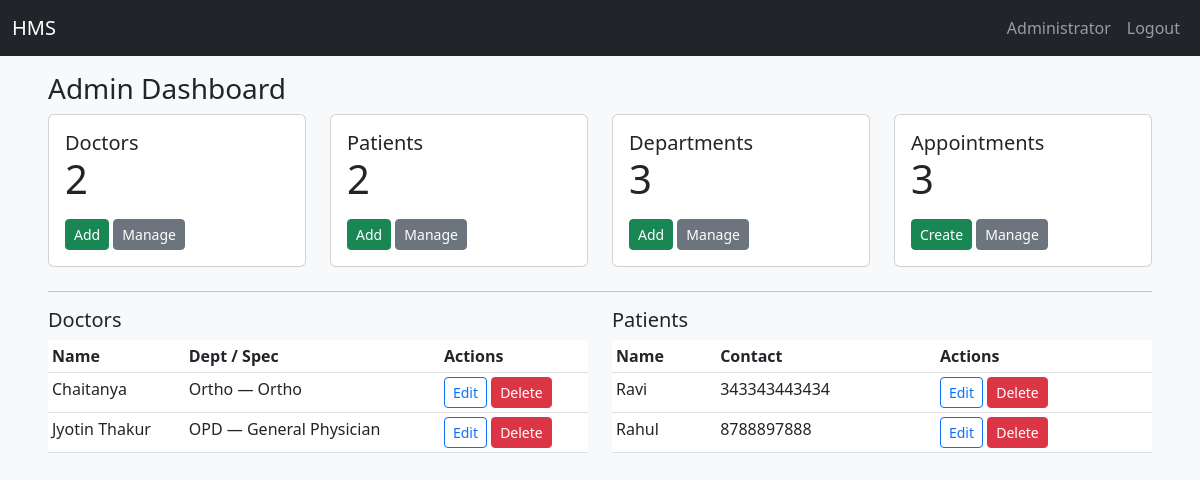
The page /admin (signed in) on the database its author committed.
### app/models.py (models this page shows, shortened)
class User(UserMixin, db.Model):
    id = db.Column(db.Integer, primary_key=True)
    email = db.Column(db.String(120), unique=True, nullable=False)
    name = db.Column(db.String(120), nullable=False)
    password_hash = db.Column(db.String(128), nullable=False)
    role = db.Column(db.String(20), nullable=False)
    active = db.Column(db.Boolean, default=True)
    reason= db.Column(db.String(255))
    created_at = db.Column(db.DateTime, default=func.now())
    doctor = db.relationship('DoctorProfile', backref='user', uselist=False)
    patient = db.relationship('PatientProfile', backref='user', uselist=False)

class DoctorProfile(db.Model):
    id = db.Column(db.Integer, primary_key=True)
    user_id = db.Column(db.Integer, db.ForeignKey('user.id'))
    specialization = db.Column(db.String(120))
    experience = db.Column(db.String(120))
    qualification = db.Column(db.String(120))
    department_id = db.Column(db.Integer, db.ForeignKey('department.id'))
    contact = db.Column(db.String(40))
    is_blacklisted = db.Column(db.Boolean, default=False, nullable=False)
    blacklist_reason = db.Column(db.Text, nullable=True)
    blacklisted_at = db.Column(db.DateTime, nullable=True)
    blacklisted_by = db.Column(db.Integer, nullable=True)  # Admin who blacklisted
    availability_json = db.Column(db.Text)
    bio = db.Column(db.Text)
    appointments = db.relationship('Appointment', backref='doctor', lazy='dynamic')

class Department(db.Model):
    id = db.Column(db.Integer, primary_key=True)
    name = db.Column(db.String(120), unique=True, nullable=False)
    description = db.Column(db.Text)
    doctors = db.relationship('DoctorProfile', backref='department', lazy='dynamic')

class PatientProfile(db.Model):
    id = db.Column(db.Integer, primary_key=True)
    user_id = db.Column(db.Integer, db.ForeignKey('user.id'))
    contact = db.Column(db.String(40))
    is_blacklisted = db.Column(db.Boolean, default=False, nullable=False)
    blacklist_reason = db.Column(db.Text, nullable=True)
    blacklisted_at = db.Column(db.DateTime, nullable=True)
    blacklisted_by = db.Column(db.Integer, nullable=True)  # Admin who blacklisted
    dob = db.Column(db.Date)
    address = db.Column(db.Text)
    appointments = db.relationship('Appointment', backref='patient', lazy='dynamic')

### app/routes.py (the view)
@main.route('/admin')
@login_required
@role_required('admin')
def admin_dashboard():
    total_doctors = DoctorProfile.query.count()
    total_patients = PatientProfile.query.count()
    total_appointments = Appointment.query.count()
    total_departments = Department.query.count()
    doctors_list = DoctorProfile.query.order_by(DoctorProfile.id.desc()).limit(50).all()
    patients_list = PatientProfile.query.order_by(PatientProfile.id.desc()).limit(50).all()
    return render_template('admin_dashboard.html',
                           doctors=total_doctors,
                           patients=total_patients,
                           appointments=total_appointments,
                           departments=total_departments,
                           doctors_list=doctors_list,
                           patients_list=patients_list)

### app/routes.py (called while the page is built)
def role_required(role):
    from functools import wraps
    def decorator(fn):
        @wraps(fn)
        def wrapper(*args, **kwargs):
            if not current_user.is_authenticated or current_user.role != role:
                flash('Access denied', 'danger')
                return redirect(url_for('views.login'))
            return fn(*args, **kwargs)
        return wrapper
    return decorator

### app/templates/admin_dashboard.html (shortened to what this page needs)
{% extends 'base.html' %} {% block title %}| Admin Dashboard {% endblock %}
{% block content %}
<h3>Admin Dashboard</h3>
<div class="row mb-4">
  <div class="col-md-3">
    <div class="card p-3">
      <h5 class="mb-0">Doctors</h5>
      <div class="display-6">{{ doctors }}</div>
      <div class="mt-3">
        <a class="btn btn-sm btn-success" href="{{ url_for('main.add_doctor') }}">Add</a>
        <a class="btn btn-sm btn-secondary" href="{{ url_for('main.list_all_doctors') }}">Manage</a>
      </div>
    </div>
  </div>
  <div class="col-md-3">
    <div class="card p-3">
      <h5 class="mb-0">Patients</h5>
      <div class="display-6">{{ patients }}</div>
      <div class="mt-3">
        <a class="btn btn-sm btn-success" href="{{ url_for('main.add_patient') }}">Add</a>
        <a class="btn btn-sm btn-secondary" href="{{ url_for('main.list_patients') }}">Manage</a>
      </div>
    </div>
  </div>
  <div class="col-md-3">
    <div class="card p-3">
      <h5 class="mb-0">Departments</h5>
      <div class="display-6">{{ departments }}</div>
      <div class="mt-3">
        <a class="btn btn-sm btn-success" href="{{ url_for('main.add_department') }}">Add</a>
        <a class="btn btn-sm btn-secondary" href="{{ url_for('main.list_departments') }}">Manage</a>
      </div>
    </div>
  </div>
  <div class="col-md-3">
    <div class="card p-3">
      <h5 class="mb-0">Appointments</h5>
      <div class="display-6">{{ appointments }}</div>
      <div class="mt-3">
         <a class="btn btn-sm btn-success" href="{{ url_for('main.admin_create_appointment') }}">Create</a>
        <a class="btn btn-sm btn-secondary" href="{{ url_for('main.admin_appointments') }}">Manage</a>
      </div>
    </div>
  </div>
</div>
<hr>
<div class="row">
  <div class="col-md-6">
    <h5>Doctors</h5>
    <table class="table table-sm">
      <thead><tr><th>Name</th><th>Dept / Spec</th><th>Actions</th></tr></thead>
      <tbody>
        {% for d in doctors_list %}
        <tr>
          <td>
            {{ d.user.name }}
          </td>
          <td>
            {% if d.department %}{{ d.department.name }} &mdash; {% endif %}{{ d.specialization }}
          </td>
          <td>
            <a class="btn btn-sm btn-outline-primary" href="{{ url_for('main.edit_doctor', doctor_id=d.id) }}">Edit</a>
            <form method="post" action="{{ url_for('main.delete_doctor', doctor_id=d.id) }}"
                  style="display:inline" onsubmit="return confirmDelete('doctor','{{ d.user.name }}')">
              <button class="btn btn-sm btn-danger">Delete</button>
            </form>
          </td>
          </tr>
          {% else %}
          <tr><td colspan="3">No doctors found.</td>
        </tr>
        {% endfor %}
      </tbody>
    </table>
  </div>
  <div class="col-md-6">
    <h5>Patients</h5>
    <table class="table table-sm">
      <thead><tr><th>Name</th><th>Contact</th><th>Actions</th></tr></thead>
      <tbody>
        {% for p in patients_list %}
        <tr>
          <td>{{ p.user.name }}
          </td>
          <td>{{ p.contact or '—' }}</td>
          <td>
            <a class="btn btn-sm btn-outline-primary" href="{{ url_for('main.edit_patient', patient_id=p.id) }}">Edit</a>
            <form method="post" action="{{ url_for('main.delete_patient', patient_id=p.id) }}"
                  style="display:inline" onsubmit="return confirmDelete('patient','{{ p.user.name }}')">
              <button class="btn btn-sm btn-danger">Delete</button>
            </form>
          </td>
        </tr>
        {% else %}
        <tr><td colspan="3">No patients found.</td></tr>
        {% endfor %}
      </tbody>
    </table>
  </div>
</div>
{% endblock %}

### app/templates/base.html (shortened to what this page needs)
<!doctype html>
<html lang="en">
<head>
  <link href="https://cdn.jsdelivr.net/npm/bootstrap@5.3.0/dist/css/bootstrap.min.css" rel="stylesheet">
  <link rel="stylesheet" href="{{ url_for('static', filename='css/style.css') }}">
</head>
<body>
<nav class="navbar navbar-expand-lg navbar-dark bg-dark">
  <div class="container-fluid">
    <a class="navbar-brand text-white" id="home" href="/">HMS</a>
    <div class="collapse navbar-collapse">
      <ul class="navbar-nav ms-auto mb-2 mb-lg-0 ">
        {% if current_user.is_authenticated %}
          <li class="nav-item text-white"><a class="nav-link" href="#">{{ current_user.name }}</a></li>
          <li class="nav-item text-white"><a class="nav-link" href="{{ url_for('main.logout') }}">Logout</a></li>
        {% endif %}
      </ul>
    </div>
  </div>
</nav>
<div class="toast-container position-fixed top-0 end-0 p-3" style="z-index: 2000;">
</div>
<div class="container-fluid mt-3 px-5">
  {% block content %}
  {% endblock %}
</div>
</body>
</html>

### app/static/css/style.css (style rules this page uses)
body { background-color: #f8f9fa; font-family: "Segoe UI", Roboto, Arial, sans-serif; }

### rows shown on the page
User: name "Administrator"
DoctorProfile: user.name "Chaitanya", department.name "Ortho", specialization "Ortho"
DoctorProfile: user.name "Jyotin Thakur", department.name "OPD", specialization "General Physician"
PatientProfile: user.name "Ravi", contact "343343443434"
PatientProfile: user.name "Rahul", contact "8788897888"

### other values the page prints
{{ doctors }} "2"
{{ patients }} "2"
{{ departments }} "3"
{{ appointments }} "3"
